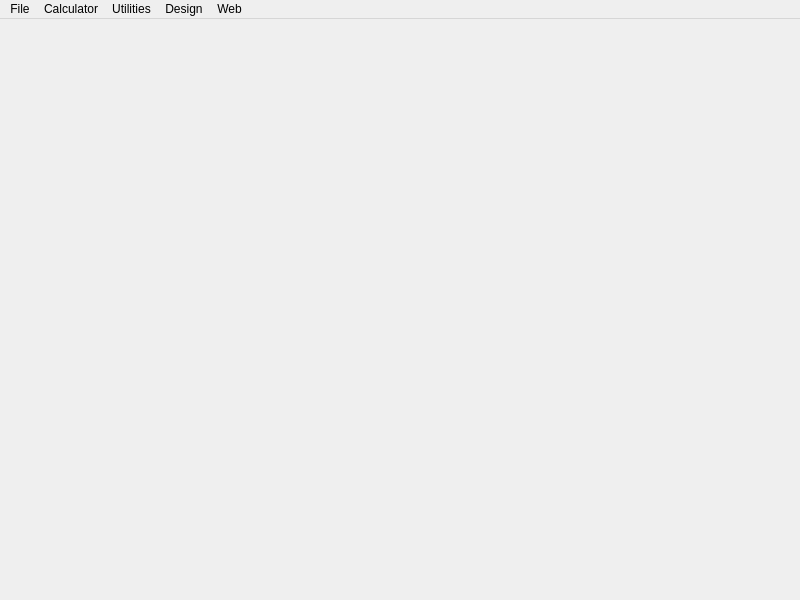
<?xml version="1.0" encoding="UTF-8"?>
<ui version="4.0">
 <class>MainWindow</class>
 <widget class="QMainWindow" name="MainWindow">
  <property name="geometry">
   <rect>
    <x>0</x>
    <y>0</y>
    <width>800</width>
    <height>600</height>
   </rect>
  </property>
  <property name="windowTitle">
   <string>MainWindow</string>
  </property>
  <widget class="QWidget" name="centralWidget"/>
  <widget class="QMenuBar" name="menuBar">
   <property name="geometry">
    <rect>
     <x>0</x>
     <y>0</y>
     <width>800</width>
     <height>22</height>
    </rect>
   </property>
   <widget class="QMenu" name="menuFile">
    <property name="title">
     <string>File</string>
    </property>
    <addaction name="actionQuit"/>
   </widget>
   <widget class="QMenu" name="menuCalculator">
    <property name="title">
     <string>Calculator</string>
    </property>
    <addaction name="actionSimple"/>
    <addaction name="actionEngr_Calculator"/>
    <addaction name="actionHP_11C_Calculator"/>
    <addaction name="actioncal_ex1"/>
   </widget>
   <widget class="QMenu" name="menuUtilities">
    <property name="title">
     <string>Utilities</string>
    </property>
    <addaction name="actionGrouping"/>
    <addaction name="actionGraphics_Viewer"/>
   </widget>
   <widget class="QMenu" name="menuDesign">
    <property name="title">
     <string>Design</string>
    </property>
    <addaction name="actionSpur_Gear_Width"/>
    <addaction name="action2D_cad"/>
    <addaction name="actionPaint"/>
    <addaction name="actionTetris"/>
   </widget>
   <widget class="QMenu" name="menuWeb">
    <property name="title">
     <string>Web</string>
    </property>
    <addaction name="actionCMSimfly"/>
    <addaction name="actionPyGrouf"/>
   </widget>
   <addaction name="menuFile"/>
   <addaction name="menuCalculator"/>
   <addaction name="menuUtilities"/>
   <addaction name="menuDesign"/>
   <addaction name="menuWeb"/>
  </widget>
  <action name="actionSimple">
   <property name="text">
    <string>Simple Calculator</string>
   </property>
  </action>
  <action name="actionQuit">
   <property name="text">
    <string>Quit</string>
   </property>
  </action>
  <action name="actionEngr_Calculator">
   <property name="text">
    <string>Engr Calculator</string>
   </property>
  </action>
  <action name="actionGrouping">
   <property name="text">
    <string>Grouping</string>
   </property>
  </action>
  <action name="actionHP_11C_Calculator">
   <property name="text">
    <string>HP 11C Calculator</string>
   </property>
  </action>
  <action name="actionSpur_Gear_Width">
   <property name="text">
    <string>Spur Gear Width</string>
   </property>
  </action>
  <action name="actionCMSimfly">
   <property name="text">
    <string>CMSimfly</string>
   </property>
  </action>
  <action name="actionPyGrouf">
   <property name="text">
    <string>PyGrouf</string>
   </property>
  </action>
  <action name="actionGraphics_Viewer">
   <property name="text">
    <string>Graphics Viewer</string>
   </property>
  </action>
  <action name="action2D_cad">
   <property name="text">
    <string>2D cad</string>
   </property>
  </action>
  <action name="actionPaint">
   <property name="text">
    <string>Paint</string>
   </property>
  </action>
  <action name="actioncal_ex1">
   <property name="text">
    <string>cal_ex1</string>
   </property>
  </action>
  <action name="actionTetris">
   <property name="text">
    <string>Tetris</string>
   </property>
  </action>
 </widget>
 <resources/>
 <connections/>
</ui>
